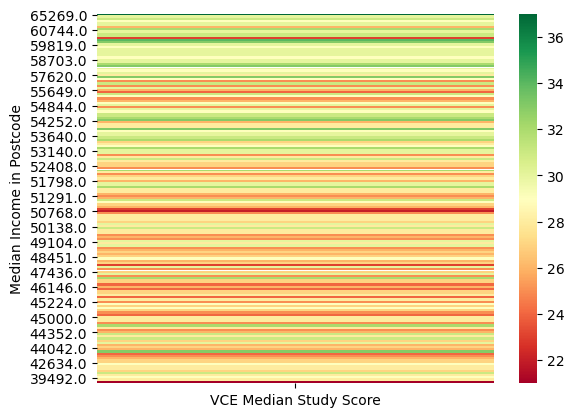

Recreate this plot in Python.
"""
module for generating the heatmap
"""

import seaborn as sns
import numpy as np
import pandas as pd
from matplotlib import pyplot as plt

CSV_FILEPATH = '../final.csv'
HEATMAP_FILEPATH = 'heatmap.png'

def generate_heatmap():
    csv_data = pd.read_csv(CSV_FILEPATH)
    csv_data = csv_data[['Median Income in Postcode','VCE Median Study Score']]
    valid_data = csv_data.dropna()
    valid_data = valid_data.set_index('Median Income in Postcode')
    valid_data = valid_data.sort_index(ascending=False)
    print(valid_data)
    heatmap = sns.heatmap(valid_data, annot=False, linewidths=0.00005, square=False, vmin=np.amin(valid_data['VCE Median Study Score']), vmax=np.amax(valid_data['VCE Median Study Score']), cmap='RdYlGn')
    plt.savefig(HEATMAP_FILEPATH, bbox_inches='tight')
    
if __name__ == "__main__":
    print("started")
    generate_heatmap()